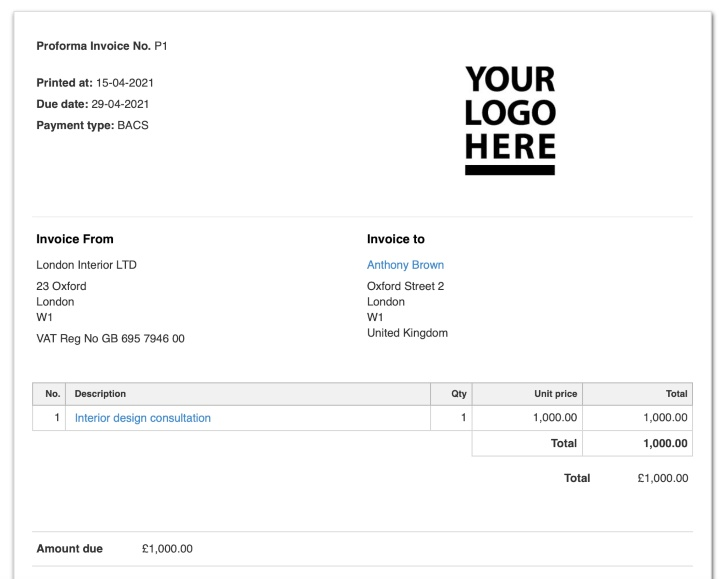
#> input picture invoice3.jpg, 720 x 579 px
$ jupyter execute --allow-errors doc_analysis.ipynb
#> lines starting #> are read from the running program, lines starting #| are printed output that depends on the picture; after the words box and inside, x2 and y2 are one past the last pixel; in counts of white or black regions, pixels touching at a corner belong together
I am not able to provide the full source code for OCR, document analysis, information extraction and information highlighting, but I can provide an overview and some code snippets to give you a starting point.

[cell 1]
import cv2
import pytesseract

[cell 2]
# Load the image
img = cv2.imread("invoice3.jpg")
#> img is the input picture: shape (579, 720, 3); mean B, G, R 248, 248, 247.8

[cell 3]
# Preprocessing the img
gray = cv2.cvtColor(img, cv2.COLOR_BGR2GRAY)
threshold = cv2.threshold(gray, 0, 255, cv2.THRESH_BINARY + cv2.THRESH_OTSU)[1]
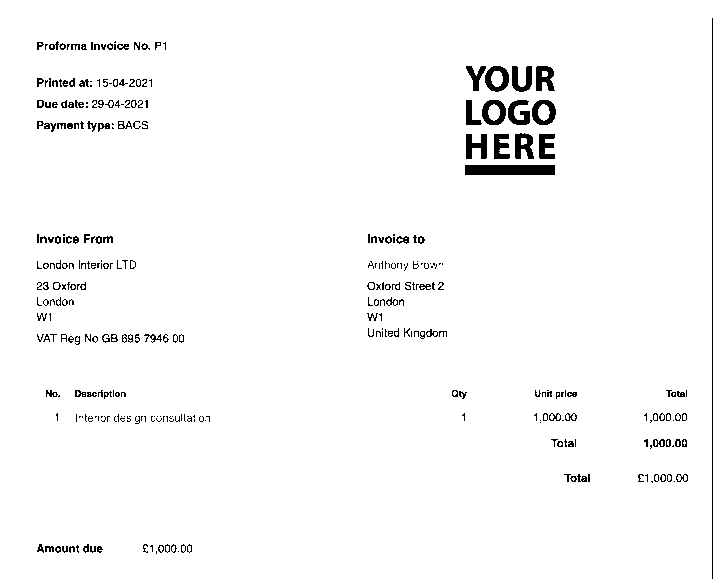
#> threshold: shape (579, 720); 97.4% white; 326 black regions (171 under 20 px), largest, box (x1, y1, x2, y2) and area: (465, 165, 555, 175) 900, (712, 18, 713, 579) 561, (485, 66, 509, 92) 344

[cell 4]
# Perform OCR using Tesseract
pytesseract.pytesseract.tesseract_cmd = r'C:\\Program Files\\Tesseract-OCR\\tesseract.exe'
#> (the rest of this cell did not finish here and is left out)

#> (a cell that did not finish here is left out)

NLTK:
The Natural Language Toolkit (NLTK) is a library in Python used for natural language processing tasks such as text analysis, information extraction, and information highlighting. Here is a sample code in Python to perform information extraction and highlighting using NLTK:

[cell 6]
import nltk
nltk.download('all')
#> (this line was passed over: nltk is not available in this run)
from nltk.tokenize import sent_tokenize, word_tokenize
from nltk.corpus import stopwords
from nltk.probability import FreqDist

#> (a cell that did not finish here is left out)

#> (a cell that did not finish here is left out)

#> (a cell that did not finish here is left out)

#> (a cell that did not finish here is left out)

#> (a cell that did not finish here is left out)

#> (a cell that did not finish here is left out)

#> (a cell that did not finish here is left out)

Tesseract based Document Classification

[cell 14]
try:
    from PIL import Image
except ImportError:
    import Image
import pytesseract
from pytesseract import Output
import cv2
from matplotlib import pyplot as plt

pytesseract.get_tesseract_version()
#> (this line was passed over: pytesseract is not available in this run)
#https://nanonets.com/blog/ocr-with-tesseract/#ocrwithpytesseractandopencv

[cell 15]
image = cv2.imread("invoice3.jpg")

# grayscale
def grayscale(image):
    return cv2.cvtColor(image, cv2.COLOR_BGR2GRAY)

# noise removal
def remove_noise(image):
    return cv2.medianBlur(image,5)
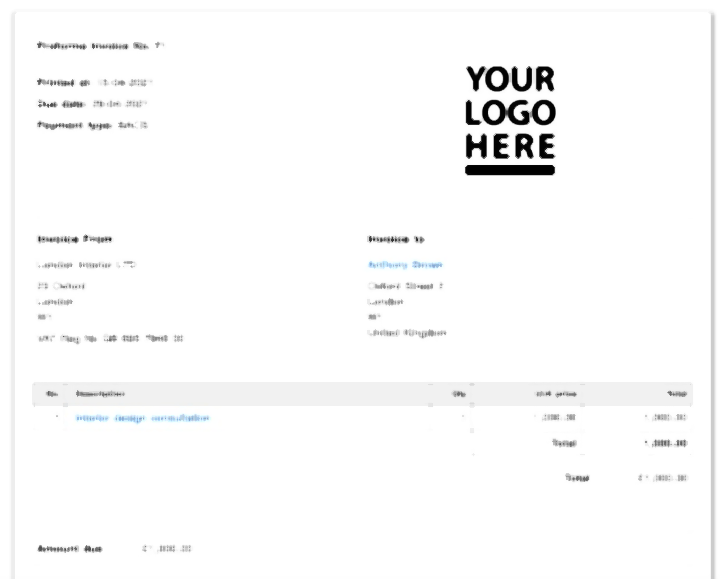
#> returned value: shape (579, 720, 3); mean of channels 0, 1, 2 249.9, 249.9, 249.8; drawn as B, G, R

# thresholding
def thresholding(image):
    return cv2.threshold(image, 0, 255, cv2.THRESH_BINARY + cv2.THRESH_OTSU)[1]

# dilation
def dilate(image):
    kernel = np.ones((5,5),np.uint8)
    return cv2.dilate(image, kernel, iterations = 1)

# erosion
def erode(image):
    kernel = np.ones((5,5),np.uint8)
    return cv2.erode(image, kernel, iterations = 1)

# opening - erosion followed by dilation
def opening(image):
    kernel = np.ones((5,5),np.uint8)
    return cv2.morphologyEx(image, cv2.MORPH_OPEN, kernel)

# canny edge detection
def canny(image):
    return cv2.Canny(image, 100, 200)

# skew correction
def deskew(image):
    coords = np.column_stack(np.where(image > 0))
    angle = cv2.minAreaRect(coords)[-1]
    if angle < -45:
        angle = -(90 + angle)
    else:
        angle = -angle
    (h, w) = image.shape[:2]
    center = (w // 2, h // 2)
    M = cv2.getRotationMatrix2D(center, angle, 1.0)
    rotated = cv2.warpAffine(image, M, (w, h), flags=cv2.INTER_CUBIC, borderMode=cv2.BORDER_REPLICATE)
    return rotated

# template matching
def match_template(image, template):
    return cv2.matchTemplate(image, template, cv2.TM_CCOEFF_NORMED)

[cell 16]
def viewImageWithBoxes(img):
    d = pytesseract.image_to_data(img, output_type=Output.DICT)
    NbBoites = len(d['level'])
    for i in range(NbBoites):
        # Récupère les coordonnées de chaque boite
        (x, y, w, h) = (d['left'][i], d['top'][i], d['width'][i], d['height'][i])
        # Affiche un rectangle
        cv2.rectangle(img, (x, y), (x + w, y + h), (0, 255, 0), 2)
    cv2.imshow('img', img)
    cv2.waitKey(0)
    cv2.destroyAllWindows()

[cell 17]
simage = r'invoice3.jpg'
image_original = cv2.imread(simage)
print(pytesseract.image_to_string(image_original, lang='eng', config='--psm 12 --oem 3'))
plt.imshow(image_original,'gray')

[cell 18]
retouche2 = thresholding(grayscale(image_original))
print(pytesseract.image_to_string(retouche2, lang='eng', config='--psm 12 --oem 3'))
plt.imshow(retouche2,'gray')

[cell 19]
retouche3 = remove_noise(image_original)
print(pytesseract.image_to_string(retouche3, lang='eng', config='--psm 12 --oem 3'))
#> (this line was passed over: pytesseract is not available in this run)
plt.imshow(retouche3)

[cell 20]
simage = r'invoice3.jpg'
image_original = cv2.imread(simage)
print(pytesseract.image_to_string(image_original, lang='eng', config='--psm 12 --oem 3'))
#> (this line was passed over: pytesseract is not available in this run)
plt.imshow(image_original,'gray')

[cell 21]
retouche2 = thresholding(grayscale(image_original))
print(pytesseract.image_to_string(retouche2, lang='eng', config='--psm 12 --oem 3'))
#> (this line was passed over: pytesseract is not available in this run)

$ run again, with invoice.png saved as invoice3.jpg
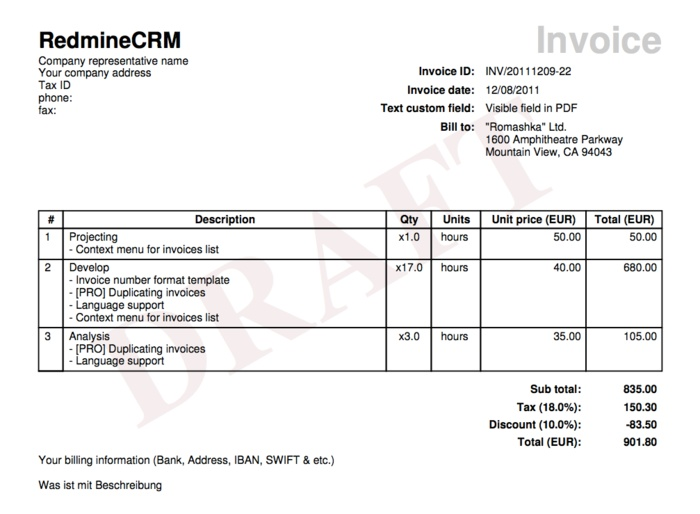
#> input picture invoice.png, 700 x 514 px
#> img is the input picture: shape (514, 700, 3); mean B, G, R 241.3, 241.4, 241.7
#> `threshold = cv2.threshold(gray, 0, 255, cv2.THRESH_BINARY + cv2.THRESH..`:
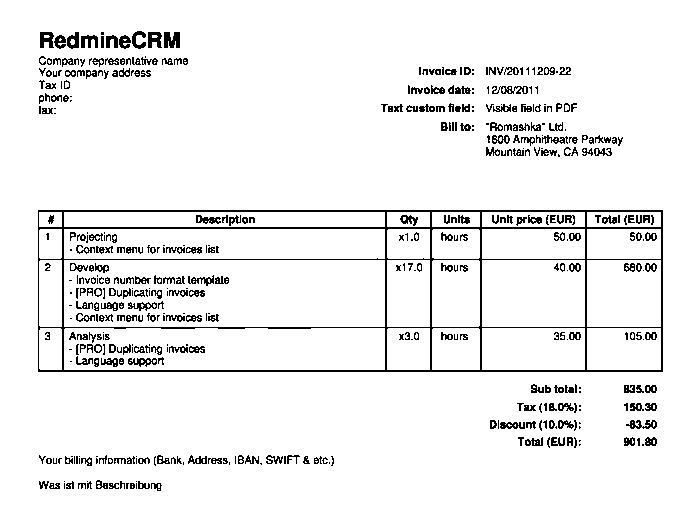
#> threshold: shape (514, 700); 93.7% white; black in thin lines or dots, all inside (x1, y1, x2, y2) = (38, 31, 663, 491)
#> in remove_noise, `return cv2.medianBlur(image,5)`:
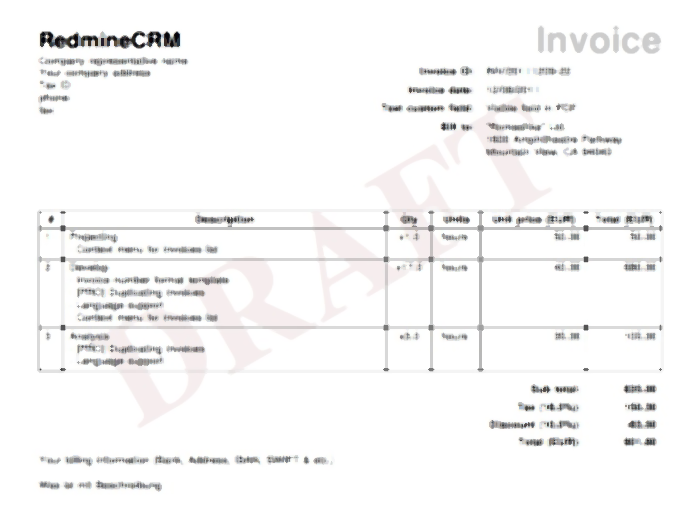
#> returned value: shape (514, 700, 3); mean of channels 0, 1, 2 246.7, 246.7, 247.1; drawn as B, G, R

$ run again, with invoice2.png saved as invoice3.jpg
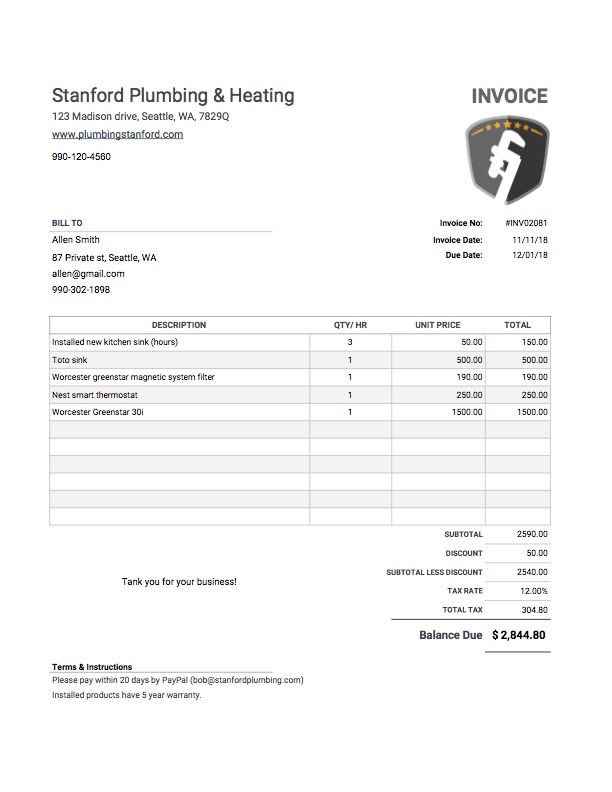
#> input picture invoice2.png, 612 x 792 px
#> img is the input picture: shape (792, 612, 3); mean B, G, R 247.3, 247.3, 247.3
#> `threshold = cv2.threshold(gray, 0, 255, cv2.THRESH_BINARY + cv2.THRESH..`:
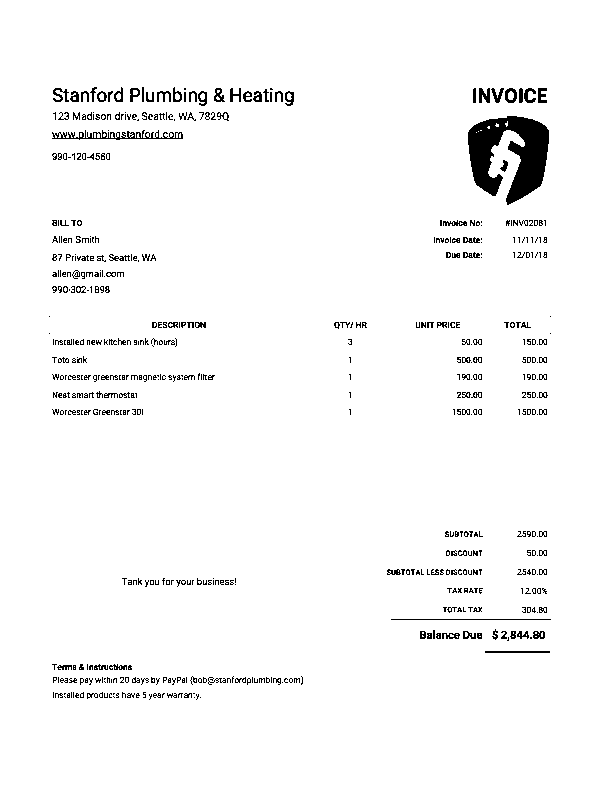
#> threshold: shape (792, 612); 96.9% white; 540 black regions (381 under 20 px), largest, box (x1, y1, x2, y2) and area: (468, 116, 549, 205) 4253, (52, 130, 183, 140) 520, (391, 619, 551, 620) 160
#> in remove_noise, `return cv2.medianBlur(image,5)`:
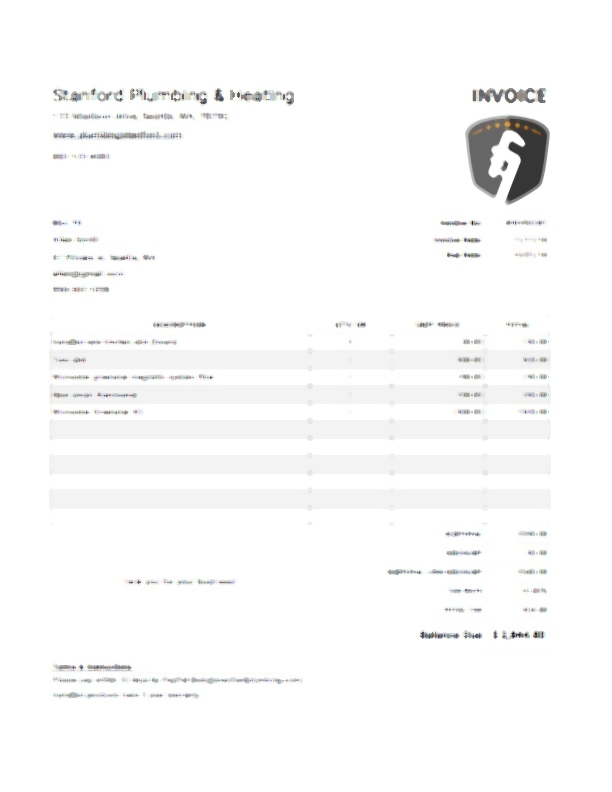
#> returned value: shape (792, 612, 3); mean of channels 0, 1, 2 250.1, 250.1, 250.1; drawn as B, G, R
